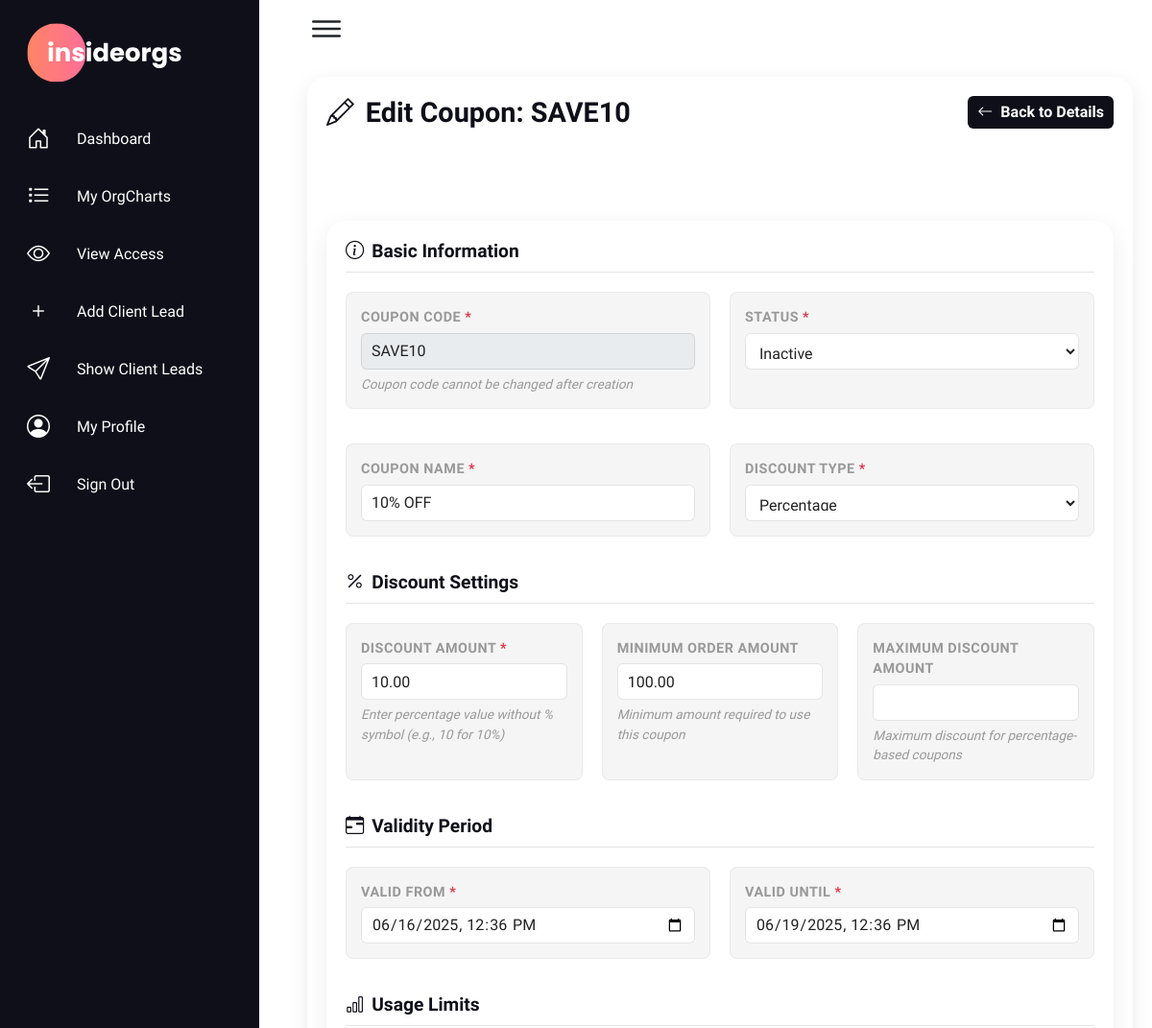
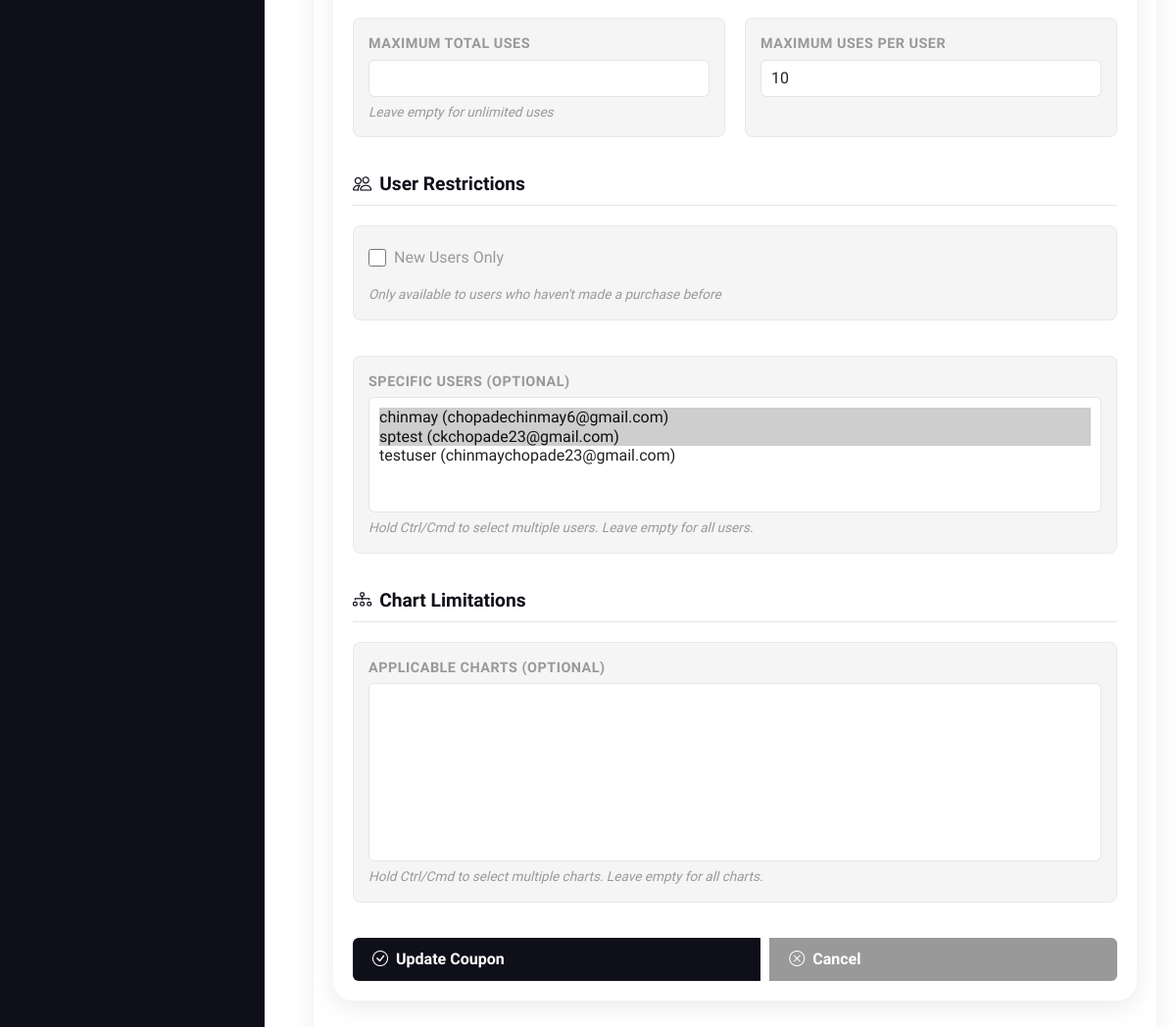
The app's page /coupons/1/edit/ (signed in) with its own data (2 pictures, top to bottom).
### myapp/models.py (models this page shows, shortened)
class Coupon(models.Model):
    DISCOUNT_TYPE_CHOICES = [
        ('percentage', 'Percentage'),
        ('fixed', 'Fixed Amount'),
    ]
    COUPON_STATUS_CHOICES = [
        ('active', 'Active'),
        ('inactive', 'Inactive'),
        ('expired', 'Expired'),
    ]
    code = models.CharField(max_length=50, unique=True, help_text="Coupon code (case-insensitive)")
    name = models.CharField(max_length=200, help_text="Internal name for the coupon")
    description = models.TextField(blank=True, null=True, help_text="Description of the coupon offer")
    discount_type = models.CharField(max_length=10, choices=DISCOUNT_TYPE_CHOICES, default='percentage')
    discount_value = models.DecimalField(max_digits=10, decimal_places=2, help_text="Percentage (0-100) or fixed amount")
    max_uses = models.PositiveIntegerField(null=True, blank=True, help_text="Maximum number of times this coupon can be used (leave blank for unlimited)")
    max_uses_per_user = models.PositiveIntegerField(default=1, help_text="Maximum uses per user")
    current_uses = models.PositiveIntegerField(default=0, help_text="Current number of times this coupon has been used")
    minimum_order_amount = models.DecimalField(max_digits=10, decimal_places=2, null=True, blank=True, help_text="Minimum order amount required")
    maximum_discount_amount = models.DecimalField(max_digits=10, decimal_places=2, null=True, blank=True, help_text="Maximum discount amount (for percentage coupons)")
    valid_from = models.DateTimeField(help_text="When the coupon becomes valid")
    valid_until = models.DateTimeField(help_text="When the coupon expires")
    allowed_users = models.ManyToManyField(User, blank=True, help_text="Specific users who can use this coupon (leave blank for all users)")
    new_users_only = models.BooleanField(default=False, help_text="Only available to users who haven't made a purchase before")
    applicable_charts = models.ManyToManyField(chart, blank=True, help_text="Specific charts this coupon applies to (leave blank for all charts)")
    status = models.CharField(max_length=10, choices=COUPON_STATUS_CHOICES, default='active')
    created_by = models.ForeignKey(User, on_delete=models.SET_NULL, null=True, blank=True, related_name='created_coupons')
    created_at = models.DateTimeField(auto_now_add=True)
    updated_at = models.DateTimeField(auto_now=True)
    class Meta:
        ordering = ['-created_at']
        verbose_name = "Coupon"
        verbose_name_plural = "Coupons"

### myapp/views.py (the view, shortened to what this page needs)
# urls.py: path('coupons/<int:coupon_id>/edit/', views.edit_coupon, name='edit_coupon'),
@login_required
@user_passes_test(lambda u: u.is_superuser)
def edit_coupon(request, coupon_id):
    coupon = get_object_or_404(Coupon, id=coupon_id)
    all_users = User.objects.all().order_by('username')
    all_charts = chart.objects.all().order_by('title')
    context = {
        'coupon': coupon,
        'all_users': all_users,
        'all_charts': all_charts,
        'discount_type_choices': Coupon.DISCOUNT_TYPE_CHOICES,
        'status_choices': Coupon.COUPON_STATUS_CHOICES,
    }
    return render(request, 'edit_coupon.html', context)

### myapp/context_processors.py (called while the page is built)
def cart_context(request):
    cart_item_count = 0
    cart = None
    if request.user.is_authenticated:
        try:
            cart = Cart.objects.get(user=request.user)
            cart_item_count = cart.get_total_items()
        except Cart.DoesNotExist:
            cart_item_count = 0
    return {
        'cart_item_count': cart_item_count,
        'user_cart': cart
    }

### myapp/templates/edit_coupon.html (shortened to what this page needs)
{% extends 'base_index.html' %}
{% load static %}
{% block content %}
<div class="details">
    <div class="recentOrders">
        <div class="cardHeader">
            <h2>
                <i class="bi bi-pencil"></i>
                Edit Coupon: {{ coupon.code }}
            </h2>
            <div class="actions-bar">
                <a href="{% url 'coupon_detail' coupon.id %}" class="btn-action btn btn-secondary">
                    <i class="bi bi-arrow-left"></i> Back to Details
                </a>
            </div>
        </div>
        <div class="form-card">
            <form method="post">
                <h4>
                    <i class="bi bi-info-circle"></i> Basic Information
                </h4>
                <div class="form-grid-primary">
                    <div class="form-group">
                        <label for="code">Coupon Code <span class="required">*</span></label>
                        <input type="text" id="code" name="code" class="form-control" value="{{ coupon.code }}" readonly>
                        <div class="help-text">Coupon code cannot be changed after creation</div>
                    </div>
                    <div class="form-group">
                        <label for="status">Status <span class="required">*</span></label>
                        <select id="status" name="status" class="form-control" required>
                            {% for value, label in status_choices %}
                            <option value="{{ value }}" {% if coupon.status == value %}selected{% endif %}>{{ label }}</option>
                            {% endfor %}
                        </select>
                    </div>
                    <div class="form-group">
                        <label for="name">Coupon Name <span class="required">*</span></label>
                        <input type="text" id="name" name="name" class="form-control" value="{{ coupon.name }}" required>
                    </div>
                    <div class="form-group">
                        <label for="discount_type">Discount Type <span class="required">*</span></label>
                        <select id="discount_type" name="discount_type" class="form-control" required>
                            {% for value, label in discount_type_choices %}
                            <option value="{{ value }}" {% if coupon.discount_type == value %}selected{% endif %}>{{ label }}</option>
                            {% endfor %}
                        </select>
                    </div>
                </div>
                <h4>
                    <i class="bi bi-percent"></i> Discount Settings
                </h4>
                <div class="form-grid-secondary">
                    <div class="form-group">
                        <label for="discount_amount">Discount Amount <span class="required">*</span></label>
                        <input type="number" id="discount_amount" name="discount_value"
                               class="form-control" value="{{ coupon.discount_value }}"
                               step="0.01" min="0" required>
                        <div class="help-text">For percentage: enter value without % symbol (e.g., 10 for 10%)</div>
                    </div>
                    <div class="form-group">
                        <label for="minimum_order_amount">Minimum Order Amount</label>
                        <input type="number" id="minimum_order_amount" name="minimum_order_amount"
                               class="form-control" value="{{ coupon.minimum_order_amount|default:'' }}"
                               step="0.01" min="0">
                        <div class="help-text">Minimum amount required to use this coupon</div>
                    </div>
                    <div class="form-group">
                        <label for="max_discount_amount">Maximum Discount Amount</label>
                        <input type="number" id="max_discount_amount" name="max_discount_amount"
                               class="form-control" value="{{ coupon.max_discount_amount|default:'' }}"
                               step="0.01" min="0">
                        <div class="help-text">Maximum discount for percentage-based coupons</div>
                    </div>
                </div>
                <h4>
                    <i class="bi bi-calendar-range"></i> Validity Period
                </h4>
                <div class="form-grid-secondary">
                    <div class="form-group">
                        <label for="valid_from">Valid From <span class="required">*</span></label>
                        <input type="datetime-local" id="valid_from" name="valid_from"
                               class="form-control" value="{{ coupon.valid_from|date:'Y-m-d\TH:i' }}" required>
                    </div>
                    <div class="form-group">
                        <label for="valid_until">Valid Until <span class="required">*</span></label>
                        <input type="datetime-local" id="valid_until" name="valid_until"
                               class="form-control" value="{{ coupon.valid_until|date:'Y-m-d\TH:i' }}" required>
                    </div>
                </div>
                <h4>
                    <i class="bi bi-bar-chart"></i> Usage Limits
                </h4>
                <div class="form-grid-secondary">
                    <div class="form-group">
                        <label for="max_uses">Maximum Total Uses</label>
                        <input type="number" id="max_uses" name="max_uses"
                               class="form-control" value="{{ coupon.max_uses|default:'' }}" min="1">
                        <div class="help-text">Leave empty for unlimited uses</div>
                    </div>
                    <div class="form-group">
                        <label for="max_uses_per_user">Maximum Uses Per User</label>
                        <input type="number" id="max_uses_per_user" name="max_uses_per_user"
                               class="form-control" value="{{ coupon.max_uses_per_user|default:1 }}" min="1">
                    </div>
                </div>
                <h4>
                    <i class="bi bi-people"></i> User Restrictions
                </h4>
                <div class="form-grid-full">
                    <div class="form-group">
                        <div class="form-check">
                            <input type="checkbox" id="new_users_only" name="new_users_only"
                                   {% if coupon.new_users_only %}checked{% endif %}>
                            <label for="new_users_only">New Users Only</label>
                        </div>
                        <div class="help-text">Only available to users who haven't made a purchase before</div>
                    </div>
                    <div class="form-group">
                        <label for="allowed_users">Specific Users (Optional)</label>
                        <select id="allowed_users" name="allowed_users" class="form-control" multiple size="5">
                            {% for user in all_users %}
                                <option value="{{ user.id }}"
                                        {% if user in coupon.allowed_users.all %}selected{% endif %}>
                                    {{ user.username }} ({{ user.email }})
                                </option>
                            {% endfor %}
                        </select>
                        <div class="help-text">Hold Ctrl/Cmd to select multiple users. Leave empty for all users.</div>
                    </div>
                </div>
                <h4>
                    <i class="bi bi-diagram-3"></i> Chart Limitations
                </h4>
                <div class="form-grid-full">
                    <div class="form-group">
                        <label for="applicable_charts">Applicable Charts (Optional)</label>
                        <select id="applicable_charts" name="applicable_charts" class="form-control" multiple size="8">
                        </select>
                        <div class="help-text">Hold Ctrl/Cmd to select multiple charts. Leave empty for all charts.</div>
                    </div>
                </div>
                <div class="btn-group">
                    <button type="submit" class="btn btn-primary">
                        <i class="bi bi-check-circle"></i> Update Coupon
                    </button>
                    <a href="{% url 'admin_coupons' %}" class="btn btn-secondary">
                        <i class="bi bi-x-circle"></i> Cancel
                    </a>
                </div>
            </form>
        </div>
    </div>
</div>
{% endblock %}

### myapp/static/home/css/style.css (style rules this page uses)
* { font-family: "Ubuntu", sans-serif; margin: 0; padding: 0; box-sizing: border-box; }
:root { --blue: #0f0f1a; --white: #fff; --gray: #f5f5f5; --black1: #222; --black2: #999; }
body { min-height: 100vh; overflow-x: hidden; }
.details { position: relative; width: 100%; padding: 20px; display: grid; grid-gap: 30px; }
.details .recentOrders { position: relative; display: grid; min-height: 450px; background: var(--white); padding: 20px; box-shadow: 0 7px 25px rgba(0, 0, 0, 0.08); border-radius: 20px; }
.details .cardHeader { display: flex; justify-content: space-between; align-items: flex-start; height: 100px; }
.cardHeader h2 { font-weight: 600; color: var(--blue); }
.cardHeader .btn { position: relative; padding: 5px 10px; border: none; background: var(--blue); text-decoration: none; color: var(--white); border-radius: 6px; }
label { font-size: 17px; margin-right: 10px; }
select { margin-right: 10px; padding: 10px; font-size: 17px; border: 1px solid #ccc; border-radius: 4px; cursor: pointer; }

### myapp/templates/edit_coupon.html (style rules this page uses)
:root { --blue: #0f0f1a; --white: #fff; --gray: #f5f5f5; --black1: #222; --black2: #999; }
.details { position: relative; width: 100%; padding: 20px; display: grid; grid-gap: 30px; }
.recentOrders { position: relative; display: grid; min-height: 450px; background: var(--white); padding: 20px; box-shadow: 0 7px 25px rgba(0, 0, 0, 0.08); border-radius: 20px; }
.cardHeader { display: flex; justify-content: space-between; align-items: flex-start; margin-bottom: 30px; }
.cardHeader h2 { font-weight: 600; color: var(--blue); font-size: 1.8rem; margin: 0; display: flex; align-items: center; gap: 0.75rem; }
.form-card { background: var(--white); border-radius: 20px; padding: 20px; box-shadow: 0 7px 25px rgba(0, 0, 0, 0.08); margin-bottom: 20px; }
.form-card h4 { font-weight: 600; color: var(--blue); font-size: 1.2rem; margin-bottom: 20px; display: flex; align-items: center; gap: 0.5rem; border-bottom: 1px solid rgba(0, 0, 0, 0.1); padding-bottom: 10px; }
.form-grid-primary { display: grid; grid-template-columns: repeat(auto-fit, minmax(250px, 1fr)); gap: 20px; margin-bottom: 20px; }
.form-grid-secondary { display: grid; grid-template-columns: repeat(auto-fit, minmax(200px, 1fr)); gap: 20px; margin-bottom: 20px; }
.form-grid-full { display: grid; grid-template-columns: 1fr; gap: 20px; margin-bottom: 20px; }
.form-group { background: var(--gray); padding: 15px; border-radius: 8px; transition: all 0.3s ease; border: 1px solid rgba(0, 0, 0, 0.05); }
.form-group label { font-weight: 600; color: var(--black2); font-size: 0.9rem; margin-bottom: 5px; text-transform: uppercase; letter-spacing: 0.5px; display: block; }
.form-control { width: 100%; padding: 10px; border: 1px solid rgba(0, 0, 0, 0.1); border-radius: 6px; font-size: 1rem; transition: all 0.3s ease; box-sizing: border-box; background: var(--white); color: var(--black1); }
.form-check { display: flex; align-items: center; gap: 0.5rem; margin-bottom: 10px; padding: 5px 0; }
.form-check input[type="checkbox"] { width: 18px; height: 18px; accent-color: var(--blue); cursor: pointer; }
.form-check label { margin-bottom: 0 !important; cursor: pointer; font-size: 1rem; text-transform: none; letter-spacing: normal; font-weight: 500; }
.actions-bar { display: flex; gap: 10px; align-items: center; flex-wrap: wrap; }
.btn-action { position: relative; padding: 5px 10px; background: var(--blue); text-decoration: none; color: var(--white); border-radius: 6px; font-weight: 500; display: inline-flex; align-items: center; gap: 0.5rem; transition: all 0.3s ease; border: none; cursor: pointer; font-size: 0.9rem; }
.btn-action.btn-secondary { background: var(--black2); color: var(--white); }
.btn-group { display: flex; gap: 10px; margin-top: 20px; flex-wrap: wrap; justify-content: flex-start; }
.btn { position: relative; padding: 10px 20px; border-radius: 6px; font-size: 1rem; font-weight: 600; cursor: pointer; text-decoration: none; display: inline-flex; align-items: center; gap: 0.5rem; transition: all 0.3s ease; border: none; }
.btn-primary { background: var(--blue); color: var(--white); }
.btn-secondary { background: var(--black2); color: var(--white); }
.help-text { font-size: 0.85rem; color: var(--black2); margin-top: 5px; font-style: italic; }
.required { color: #dc3545; font-weight: bold; }

### records on screen
Coupon: code "SAVE10", status "Inactive", name "10% OFF", discount_type "Percentage", discount_value "10.00", minimum_order_amount "100.00", valid_from "06/16/2025 12:36", valid_until "06/19/2025 12:36", max_uses_per_user "10", allowed_users "chinmay (chopadechinmay6@gmail.com) ☑ / sptest (ckchopade23@gmail.com) ☑ / testuser (chinmaychopade23@gmail.com)"
